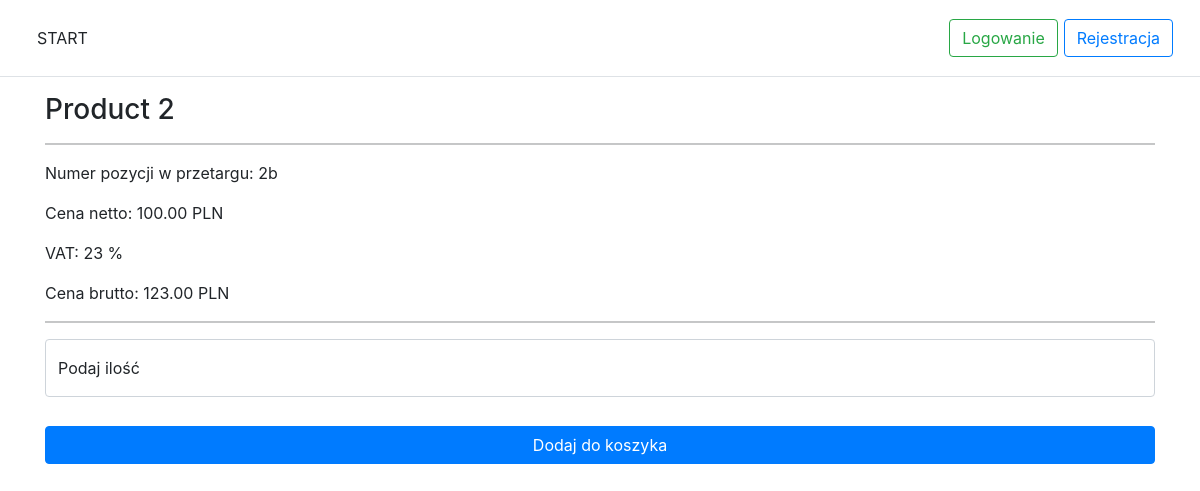
Page /pages/product-single.php?id=2 on the earlier database version.
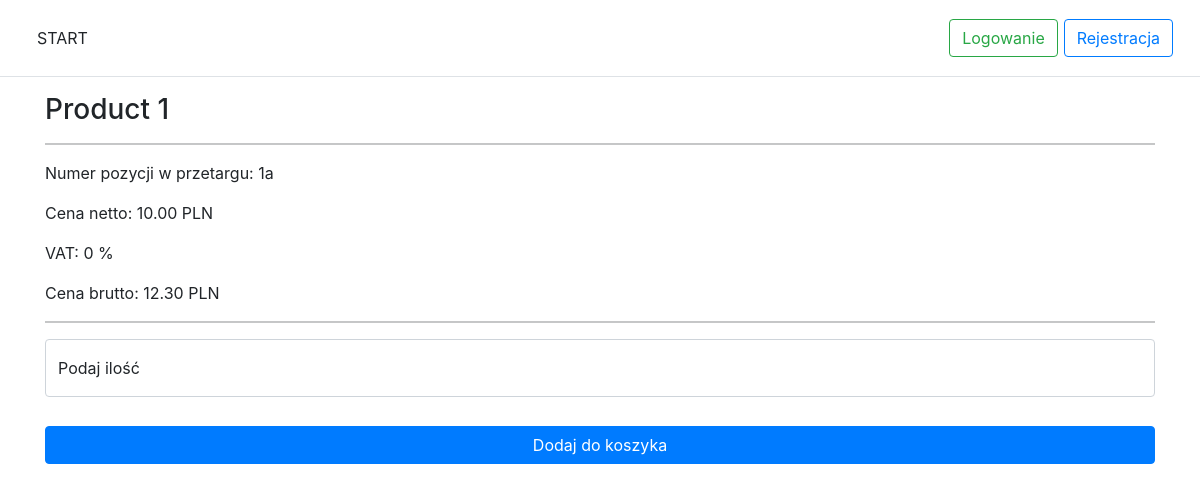
Same page on the later database version.
### tables this page shows
CREATE TABLE `products`
(
    `id`             int(11) AUTO_INCREMENT PRIMARY KEY NOT NULL,
    `auction_number` varchar(255)                       NOT NULL,
    `name`           varchar(255)                       NOT NULL,
    `description`    varchar(1000)                      NOT NULL,
    `nett_price`     decimal(10, 2)                     NOT NULL,
    `vat`            int(11)                            NOT NULL,
    `gross_price`    decimal(10, 2)                     NOT NULL,
    `optima_code`    varchar(255),
    `ean`            varchar(255)
);

### pages/product-single.php (the view, shortened to what this page needs)
<!doctype html>
<html lang="pl">
<head>
    <?php include_once('../static/elements/head.inc.php'); ?>
    <link href="/static/css/validation.css" rel="stylesheet"/>
</head>
<body>
<header>
    <?php include_once('../static/elements/header.php') ?>
</header>
<div class="container">
    <?php
    if (isset($_GET['id'])) {
        include_once '../classes/dbh.classes.php';
        $id = $_GET['id'];
        $stmt = $connection->prepare('SELECT * FROM products WHERE id = ?;');
        $stmt->bind_param('i', $id);
        $stmt->execute();
        $result = $stmt->get_result();
        if ($result > 0) {
            $product = $result->fetch_assoc(); ?>
            <form action="" method="post" id="form">
                <h3><?= $product['name'] ?></h3>
                <hr>
                <p>Numer pozycji w przetargu: <?= $product['auction_number'] ?></p>
                <p>Cena netto: <?= $product['nett_price'] ?> PLN</p>
                <p>VAT: <?= $product['vat'] ?> %</p>
                <p>Cena brutto: <?= $product['gross_price'] ?> PLN</p>
                <hr>
                <div class="form-floating mb-3 input-control">
                    <input type="number" class="form-control" id="quantity" name="quantity" placeholder="Podaj ilość">
                    <label for="quantity">Podaj ilość</label>
                    <div class="error"></div>
                </div>
                <button type="submit" class="btn btn-primary btn-block">Dodaj do koszyka</button>
            </form>
        <?php } else {
            echo('<div class="alert alert-danger text-center" role="alert">Nie odnaleziono produktu</div>');
        }
    }
    ?>
</div>
</body>
</html>

### static/elements/head.inc.php (shortened to what this page needs)
<link href="/static/css/reset.css" rel="stylesheet"/>
<link href="https://cdn.jsdelivr.net/npm/bootstrap-icons@1.3.0/font/bootstrap-icons.css" rel="stylesheet">
<link href="https://cdn.jsdelivr.net/npm/bootstrap@5.1.3/dist/css/bootstrap.min.css" rel="stylesheet"
>
<link href="/static/css/main.css" rel="stylesheet"/>
<link href="/static/css/header.css" rel="stylesheet"/>
<link href="/static/css/footer.css" rel="stylesheet"/>

### static/elements/header.php (shortened to what this page needs)
<div class="d-flex flex-column flex-md-row align-items-center p-3 px-md-4 mb-3 bg-white border-bottom box-shadow">
    <h5 class="my-0 mr-md-auto font-weight-normal"><a class="btn" href="/">START</a></h5>
    <?php if (isset($_SESSION['id'])) {
        ?>
        <nav class="my-2 my-md-0 mr-md-3">
            <a class="p-2 text-dark" href="/pages/products.php">Produkty</a>
            <a class="p-2 text-dark" href="/pages/addresses.php">Adresy</a>
            <a class="p-2 text-dark" href="/pages/account.php">Konto</a>
            <a class="p-2 text-dark" href="/pages/cart.php">Koszyk</a>
            <a class="p-2 text-dark" href="/pages/history.php">Historia</a>
        </nav>
        <a class="btn btn-outline-danger header-btn" href="/pages/logout.php">Wyloguj</a>
        <?php
    } else {
        ?>
        <a class="btn btn-outline-success header-btn" href="/pages/login.php">Logowanie</a>
        <a class="btn btn-outline-primary header-btn" href="/pages/register.php">Rejestracja</a>
        <?php
    }
    ?>
</div>

### static/css/header.css (style rules this page uses)
html { font-size: 14px; }
@media (min-width: 768px) { html { font-size: 16px; } }
.header-btn { margin: 3px; }

### static/css/footer.css (style rules this page uses)
html { font-size: 14px; }
@media (min-width: 768px) { html { font-size: 16px; } }

### static/css/validation.css (style rules this page uses)
html { font-size: 14px; }
@media (min-width: 768px) { html { font-size: 16px; } }
.input-control .error { color: #ff3860; font-size: 9px; height: 13px; }

Differences in the rows shown:
changed products: name "Product 2" → "Product 1"; auction_number "2b" → "1a"; nett_price "100.00" → "10.00"; vat "23" → "0"; gross_price "123.00" → "12.30"
